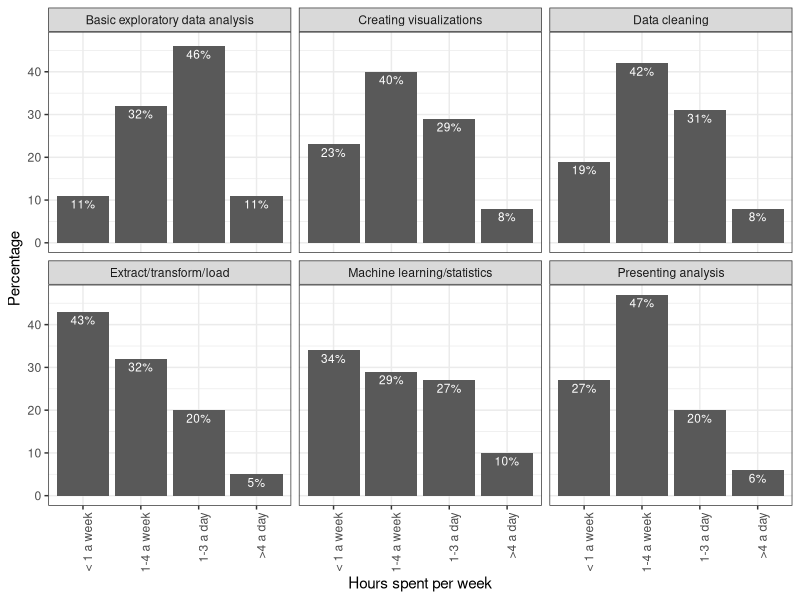
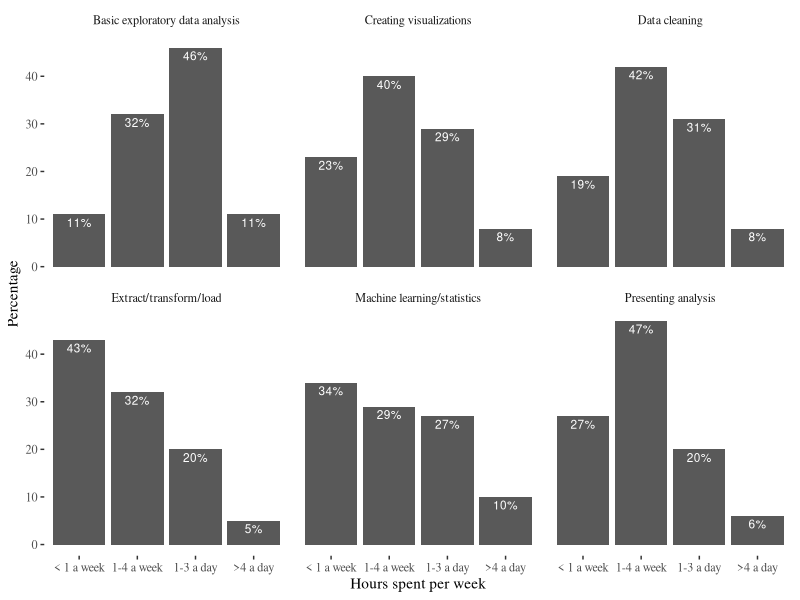
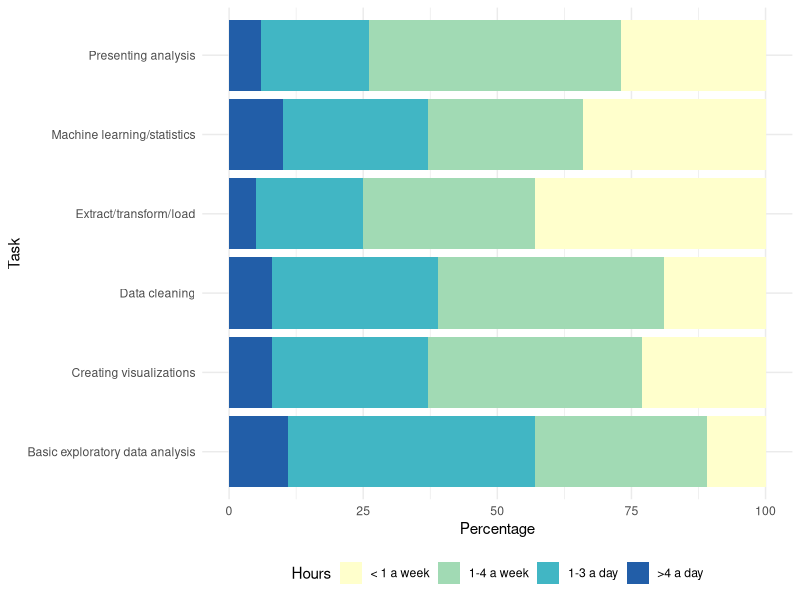
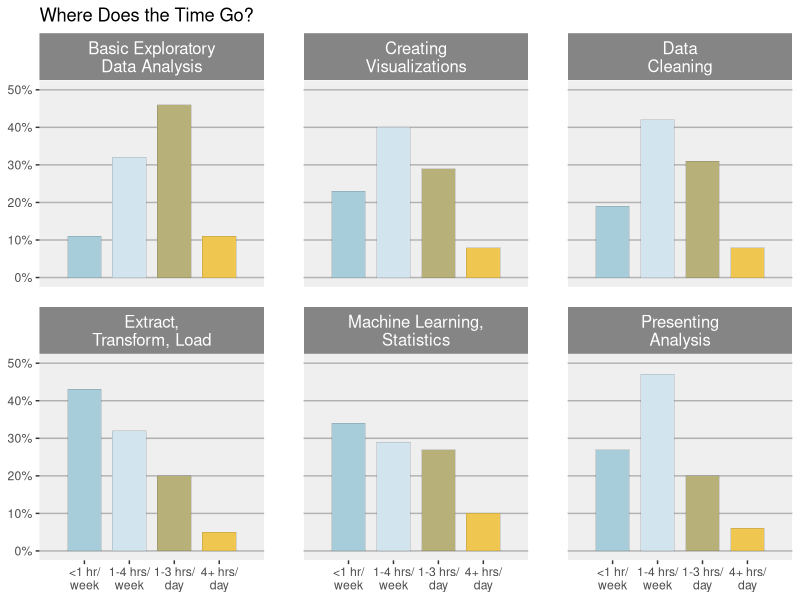

Generate these figures, in order, with R:
## ---- chunk 1

library(scales)
library(ggplot2)
library(ggthemes)
library(data.table)
setwd("/Users/ethen/Business-Analytics/visualization/avoid_pie_charts")
d <- fread("pie.txt")
d <- melt( d, id.vars = "Task", 
		   variable.name = "Hours", value.name = "Percentage" )
head(d)

## ---- chunk 2

p1 <- ggplot( d, aes( x = Hours, y = Percentage ) ) + 
	  geom_bar( stat = "identity" ) + 
	  facet_wrap( ~ Task ) + 
	  xlab("Hours spent per week") + 
	  geom_text( aes( label = paste0( Percentage, "%" ), y = Percentage ),
			     vjust = 1.4, size = 3, color = "white" )
p1 + theme_bw() + 
theme( axis.text.x = element_text( angle = 90,  hjust = 1 ) )

## ---- chunk 3

p1 + theme_tufte()

## ---- chunk 4

ggplot( d, aes( x = Task, y = Percentage, fill = Hours ) ) + 
geom_bar( stat = "identity", position = "stack" ) +
coord_flip() +
scale_fill_brewer( palette = "YlGnBu" ) +
theme_minimal() + theme( legend.position = "bottom" )

## ---- chunk 5

# refined x label and strip label
x_labels <- c( "<1 hr/\nweek", "1-4 hrs/\nweek", "1-3 hrs/\nday", "4+ hrs/\nday" )
label_names <- c( "Basic exploratory data analysis" = "Basic Exploratory\nData Analysis", 
				  "Data cleaning" = "Data\nCleaning", 
				  "Machine learning/statistics" = "Machine Learning,\nStatistics", 
				  "Creating visualizations" = "Creating\nVisualizations", 
				  "Presenting analysis" = "Presenting\nAnalysis", 
				  "Extract/transform/load" = "Extract,\nTransform, Load" )

ggplot( d, aes( x = Hours, y = Percentage / 100, fill = Hours ) ) +
geom_bar( stat = "identity", width = 0.75, color = "#2b2b2b", size = 0.05 ) + 
scale_y_continuous( labels = percent, limits = c( 0, 0.5 ) ) + 
scale_x_discrete( expand = c( 0, 1 ), labels = x_labels ) + 
scale_fill_manual( values = c( "#a6cdd9", "#d2e4ee", "#b7b079", "#efc750" ) ) +
facet_wrap( ~ Task, labeller = as_labeller(label_names) ) + 
labs( x = NULL, y = NULL, title = "Where Does the Time Go?" ) +
theme( strip.text = element_text( size = 12, color = "white", hjust = 0.5 ),
	   strip.background = element_rect( fill = "#858585", color = NA ),	   
	   panel.background = element_rect( fill = "#efefef", color = NA ),
	   panel.grid.major.x = element_blank(),
	   panel.grid.minor.x = element_blank(),
	   panel.grid.minor.y = element_blank(),
	   panel.grid.major.y = element_line( color = "#b2b2b2" ),
	   panel.margin.x = unit( 1, "cm" ),
	   panel.margin.y = unit( 0.5, "cm" ),
	   legend.position = "none" ) 

